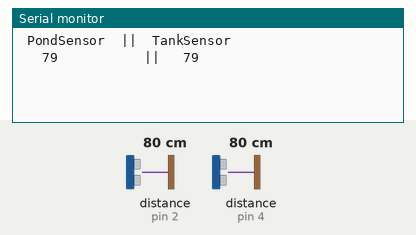
Recording of a sketch running on a simulated Arduino Uno, built with avr-gcc and run on an emulated ATmega328P. Parts: the last lines printed to the serial monitor. Wiring (inferred from the names in the program): 2 × ultrasonic range finder: trigger pin 3, echo pin 2 / trigger pin 5, echo pin 4. The test bench sets the inputs (shaded band); at power-on: distance to the obstacle (sensors on pin 2, pin 4) 80 cm. The echo pulse lasts 58.3 µs per cm.

Above: at 1.8 s.
1.9 s: distance to the obstacle (sensor on pin 2) set to 2 cm
At 2.8 s:
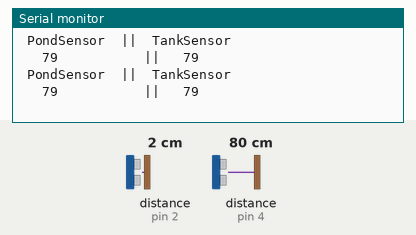
6.0 s: distance to the obstacle (sensor on pin 4) set to 299 cm
At 6.9 s:
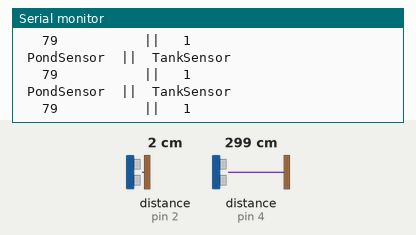
10.1 s: distance to the obstacle (sensor on pin 2) set to 120 cm
At 11.0 s:
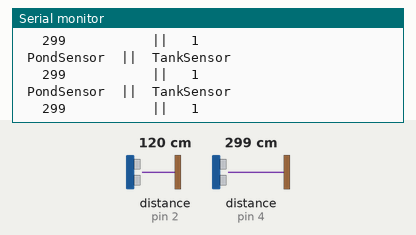
14.2 s: distance to the obstacle (sensor on pin 4) set to 250 cm
At 15.0 s:
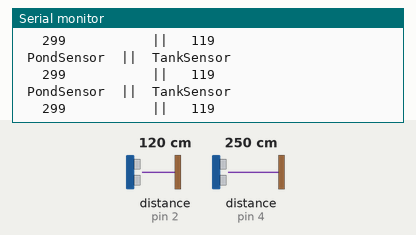
18.3 s: distance to the obstacle (sensor on pin 2) set to 299 cm
At 19.0 s:
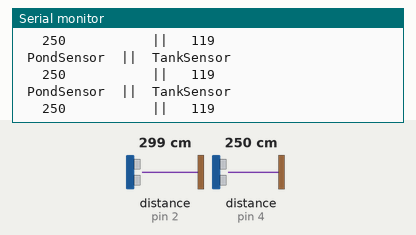
22.4 s: distance to the obstacle (sensor on pin 4) set to 2 cm
At 23.3 s:
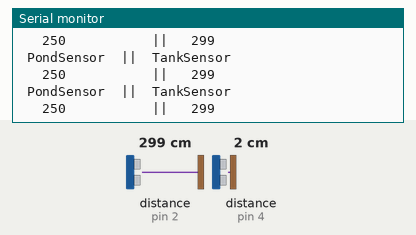
Timing chart, 0 to 25.4 s (numbered marks = the images above; inputs shaded):
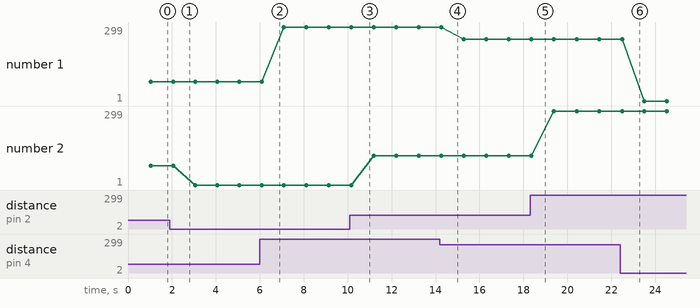

Measured:
- plotted number 1: 79 → 299 after the input at 6.0 s, 299 → 250 after the input at 14.2 s, 250 → 1 after the input at 22.4 s
- plotted number 2: 79 → 1 after the input at 1.9 s, 1 → 119 after the input at 10.1 s, 119 → 299 after the input at 18.3 s

The sketch:

Multi_Ultra_Ardu.ino
```cpp
#define trigPin1  5   //2
#define echoPin1  4   //3
#define trigPin2  3   //4
#define echoPin2  2   //5


long duration, PondSensor,TankSensor;
double distance;
void setup()
{
Serial.begin (9600);
pinMode(trigPin1, OUTPUT);
pinMode(echoPin1, INPUT);
pinMode(trigPin2, OUTPUT);
pinMode(echoPin2, INPUT);
}


void loop() {
SonarSensor(trigPin1, echoPin1);
PondSensor = distance;
delay(500);
SonarSensor(trigPin2, echoPin2);
TankSensor = distance;
delay(500);
Serial.println(" PondSensor  ||  TankSensor");
Serial.print("   ");
Serial.print(PondSensor);
  Serial.print("           ||   ");
Serial.println(TankSensor);

}

void SonarSensor(int trigPin,int echoPin)
{
digitalWrite(trigPin, LOW);
delayMicroseconds(2);
digitalWrite(trigPin, HIGH);
delayMicroseconds(10);
digitalWrite(trigPin, LOW);
duration = pulseIn(echoPin, HIGH);
distance = (duration/2.0) / 29.1;

}
```
